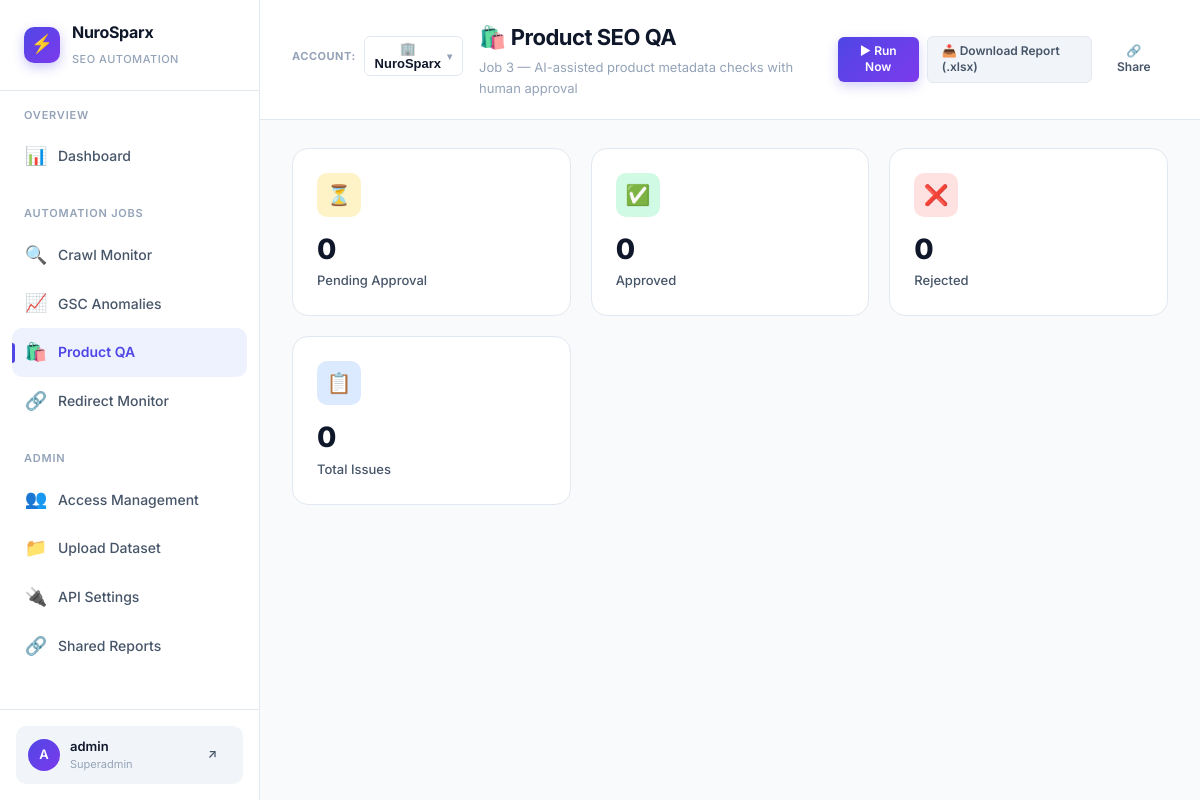
Screenshot of /job/3?run_id=1 (signed in) with the database file from the repository.
### models.py (models this page shows, shortened)
class User(UserMixin, db.Model):
    __tablename__ = 'users'
    id = db.Column(db.Integer, primary_key=True)
    username = db.Column(db.String(80), unique=True, nullable=False)
    email = db.Column(db.String(120), unique=True, nullable=True)
    password_hash = db.Column(db.String(256), nullable=False)
    role = db.Column(db.String(30), default='viewer')  # superadmin | manager | viewer
    assigned_projects = db.Column(db.Text, default='["all"]')  # JSON list of dataset IDs or ["all"]
    is_active = db.Column(db.Boolean, default=True)
    created_at = db.Column(db.DateTime, default=lambda: datetime.now(timezone.utc))
    @property
    def is_superadmin(self):
        return self.role in ('superadmin', 'admin')
    @property
    def is_admin(self):
        return self.role in ('superadmin', 'admin')
    def has_project_access(self, dataset_id):
        if self.is_superadmin:
            return True
        projects = self.get_assigned_projects_list()
        if 'all' in projects:
            return True
        return dataset_id in projects or str(dataset_id) in [str(p) for p in projects]

class Dataset(db.Model):
    __tablename__ = 'datasets'
    id = db.Column(db.Integer, primary_key=True)
    filename = db.Column(db.String(255), nullable=False)
    original_filename = db.Column(db.String(255), nullable=False)
    client_name = db.Column(db.String(120), default='NuroSparx')
    project_type = db.Column(db.String(30), default='dataset')  # dataset | api
    website_url = db.Column(db.String(512), nullable=True)
    gsc_site_url = db.Column(db.String(512), nullable=True)
    ga_property_id = db.Column(db.String(100), nullable=True)
    upload_date = db.Column(db.DateTime, default=lambda: datetime.now(timezone.utc))
    is_active = db.Column(db.Boolean, default=True)
    file_path = db.Column(db.String(512), nullable=False)
    sheet_names = db.Column(db.Text)  # JSON list of sheet names
    row_counts = db.Column(db.Text)   # JSON dict of sheet→row count

### app.py (the view)
    @app.route('/job/3')
    @login_required
    def job3_detail():
        from jobs.job3_product_qa import get_product_qa_summary
        active_account = _get_active_account()
        run_id = request.args.get('run_id', type=int)
        if not run_id and active_account:
            acc_run = JobRun.query.filter_by(job_number=3, dataset_id=active_account.id, status='completed')\
                .order_by(JobRun.run_date.desc()).first()
            if acc_run:
                run_id = acc_run.id
        summary = get_product_qa_summary(run_id)
        if active_account:
            runs = JobRun.query.filter_by(job_number=3, dataset_id=active_account.id, status='completed')\
                .order_by(JobRun.run_date.desc()).limit(20).all()
            if not runs:
                runs = JobRun.query.filter_by(job_number=3, status='completed')\
                    .order_by(JobRun.run_date.desc()).limit(20).all()
        else:
            runs = JobRun.query.filter_by(job_number=3, status='completed')\
                .order_by(JobRun.run_date.desc()).limit(20).all()
        return render_template('job3.html', summary=summary, runs=runs)

### app.py (called while the page is built, shortened)
def _get_active_account():
    active_id = session.get('active_dataset_id')
    if active_id:
        ds = Dataset.query.get(active_id)
        if ds:
            if current_user.is_authenticated and not current_user.has_project_access(ds.id):
                pass
            else:
                return ds
    if current_user.is_authenticated:
        if current_user.is_superadmin:
            ds = Dataset.query.filter_by(is_active=True).first() or Dataset.query.first()
        if ds:
            session['active_dataset_id'] = ds.id
            return ds
    return Dataset.query.filter_by(is_active=True).first() or Dataset.query.first()

### auth.py (called while the page is built)
@login_manager.user_loader
def load_user(user_id):
    return User.query.get(int(user_id))

### jobs/job3_product_qa.py (called while the page is built, shortened)
def get_product_qa_summary(run_id=None):
    if run_id:
        issues = ProductQAIssue.query.filter_by(run_id=run_id).all()
    status_counts = {'pending': 0, 'approved': 0, 'rejected': 0}
    issue_type_counts = {}
    for issue in issues:
        status_counts[issue.status] = status_counts.get(issue.status, 0) + 1
        issue_type_counts[issue.issue_type] = issue_type_counts.get(issue.issue_type, 0) + 1
    return {
        'run_id': run_id,
        'total_issues': len(issues),
        'status_counts': status_counts,
        'issue_type_counts': issue_type_counts,
        'issues': issues,
    }

### templates/job3.html (shortened to what this page needs)
{% extends "base.html" %}
{% block page_title %}🛍️ Product SEO QA{% endblock %}
{% block page_subtitle %}Job 3 — AI-assisted product metadata checks with human approval{% endblock %}
{% block header_actions %}
<div class="flex items-center gap-2">
  <form method="POST" action="{{ url_for('run_job', job_num=3) }}" data-loading="true" style="display:inline;">
    <button type="submit" class="btn btn-primary btn-sm">▶ Run Now</button>
  </form>
  {% if summary %}
  <a href="{{ url_for('export_job3', run_id=summary.run_id) }}" class="btn btn-secondary btn-sm" title="Download Product QA spreadsheet">
    📥 Download Report (.xlsx)
  </a>
  <form method="POST" action="{{ url_for('share_report', job_num=3, run_id=summary.run_id) }}" style="display:inline;">
    <button type="submit" class="btn btn-ghost btn-sm">🔗 Share</button>
  </form>
  {% endif %}
</div>
{% endblock %}
{% block content %}
{% if summary %}
<div class="stats-grid">
  <div class="stat-card">
    <div class="stat-card-icon amber">⏳</div>
    <div class="stat-card-value">{{ summary.status_counts.pending }}</div>
    <div class="stat-card-label">Pending Approval</div>
  </div>
  <div class="stat-card">
    <div class="stat-card-icon green">✅</div>
    <div class="stat-card-value">{{ summary.status_counts.approved }}</div>
    <div class="stat-card-label">Approved</div>
  </div>
  <div class="stat-card">
    <div class="stat-card-icon red">❌</div>
    <div class="stat-card-value">{{ summary.status_counts.rejected }}</div>
    <div class="stat-card-label">Rejected</div>
  </div>
  <div class="stat-card">
    <div class="stat-card-icon blue">📋</div>
    <div class="stat-card-value">{{ summary.total_issues }}</div>
    <div class="stat-card-label">Total Issues</div>
  </div>
</div>
{% set pending_issues = summary.issues|selectattr('status', 'equalto', 'pending')|list %}
{% set processed = summary.issues|rejectattr('status', 'equalto', 'pending')|list %}
{% endif %}
{% endblock %}

### templates/base.html (shortened to what this page needs)
<!DOCTYPE html>
<html lang="en">
<head>
  <link rel="stylesheet" href="{{ url_for('static', filename='css/style.css') }}">
</head>
<body>
  {% if current_user.is_authenticated %}
  <div class="app-layout">
    <aside class="sidebar" id="sidebar">
      <div class="sidebar-brand">
        <div class="sidebar-brand-icon">⚡</div>
        <div>
          <h1>NuroSparx</h1>
          <span>SEO Automation</span>
        </div>
      </div>
      <nav class="sidebar-nav">
        <div class="nav-section">
          <div class="nav-section-title">Overview</div>
          <a href="{{ url_for('dashboard') }}" class="nav-item {% if request.endpoint == 'dashboard' %}active{% endif %}">
            <span class="nav-item-icon">📊</span>
            Dashboard
          </a>
        </div>
        <div class="nav-section">
          <div class="nav-section-title">Automation Jobs</div>
          <a href="{{ url_for('job1_detail') }}" class="nav-item {% if request.endpoint == 'job1_detail' %}active{% endif %}">
            <span class="nav-item-icon">🔍</span>
            Crawl Monitor
          </a>
          <a href="{{ url_for('job2_detail') }}" class="nav-item {% if request.endpoint == 'job2_detail' %}active{% endif %}">
            <span class="nav-item-icon">📈</span>
            GSC Anomalies
          </a>
          <a href="{{ url_for('job3_detail') }}" class="nav-item {% if request.endpoint == 'job3_detail' %}active{% endif %}">
            <span class="nav-item-icon">🛍️</span>
            Product QA
            {% set pending = pending_count|default(0) %}
          </a>
          <a href="{{ url_for('job4_detail') }}" class="nav-item {% if request.endpoint == 'job4_detail' %}active{% endif %}">
            <span class="nav-item-icon">🔗</span>
            Redirect Monitor
          </a>
        </div>
        {% if current_user.is_admin %}
        <div class="nav-section">
          <div class="nav-section-title">Admin</div>
          {% if current_user.is_superadmin %}
          <a href="{{ url_for('access_management') }}" class="nav-item {% if request.endpoint == 'access_management' %}active{% endif %}">
            <span class="nav-item-icon">👥</span>
            Access Management
          </a>
          {% endif %}
          <a href="{{ url_for('upload_dataset') }}" class="nav-item {% if request.endpoint == 'upload_dataset' %}active{% endif %}">
            <span class="nav-item-icon">📁</span>
            Upload Dataset
          </a>
          <a href="{{ url_for('api_settings') }}" class="nav-item {% if request.endpoint == 'api_settings' %}active{% endif %}">
            <span class="nav-item-icon">🔌</span>
            API Settings
          </a>
          <a href="{{ url_for('shared_reports_list') }}" class="nav-item {% if request.endpoint == 'shared_reports_list' %}active{% endif %}">
            <span class="nav-item-icon">🔗</span>
            Shared Reports
          </a>
        </div>
        {% endif %}
      </nav>
      <div class="sidebar-footer">
        <div class="sidebar-user">
          <div class="sidebar-user-avatar">{{ current_user.username[0]|upper }}</div>
          <div class="sidebar-user-info">
            <div class="sidebar-user-name">{{ current_user.username }}</div>
            <div class="sidebar-user-role">
              {% if current_user.is_superadmin %}Superadmin
              {% elif current_user.role == 'manager' %}Client Manager
              {% else %}Viewer{% endif %}
            </div>
          </div>
          <a href="{{ url_for('logout') }}" class="btn btn-ghost btn-sm" title="Logout">↗</a>
        </div>
      </div>
    </aside>
    <main class="main-content">
      <header class="page-header">
        <div class="page-header-left">
          {% if current_account %}
          <div class="account-selector-bar" style="position:relative;margin-bottom:6px;">
            <div class="flex items-center gap-2">
              <span style="font-size:11px;text-transform:uppercase;letter-spacing:0.5px;color:var(--text-tertiary);font-weight:700;">Account:</span>
              <button type="button" class="account-dropdown-toggle" onclick="toggleAccountMenu(event)" style="background:var(--bg-secondary);border:1px solid var(--border);padding:4px 10px;border-radius:var(--radius-sm);cursor:pointer;display:inline-flex;align-items:center;gap:6px;font-weight:700;font-size:13px;color:var(--text-primary);">
                <span>🏢 {{ current_account.client_name }}</span>
                {% if accessible_accounts and accessible_accounts|length > 1 %}
                <span style="font-size:10px;color:var(--text-tertiary);">▾</span>
                {% endif %}
              </button>
            </div>
          </div>
          {% endif %}
          <div>
            <h2 class="page-title">{% block page_title %}Dashboard{% endblock %}</h2>
            <p class="page-subtitle">{% block page_subtitle %}{% endblock %}</p>
          </div>
        </div>
        <div class="page-header-actions">
          {% block header_actions %}{% endblock %}
        </div>
      </header>
      <div class="content-area">
        {% block content %}{% endblock %}
      </div>
    </main>
  </div>
  {% else %}
  {% block unauthenticated %}{% endblock %}
  {% endif %}
</body>
</html>

### rows the page displays
User: username "A", username "admin"
Dataset: client_name "NuroSparx"

### other values shown
{{ summary.status_counts.pending }} "0"
{{ summary.status_counts.approved }} "0"
{{ summary.status_counts.rejected }} "0"
{{ summary.total_issues }} "0"
